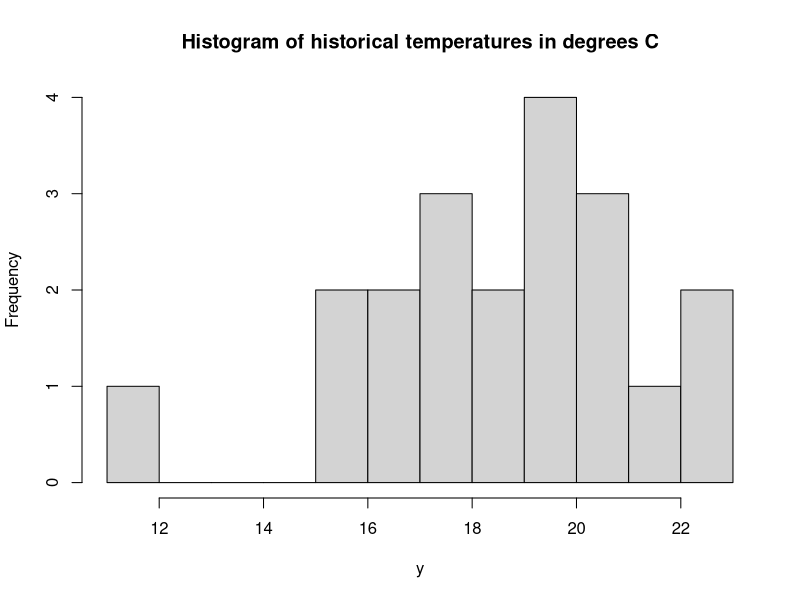
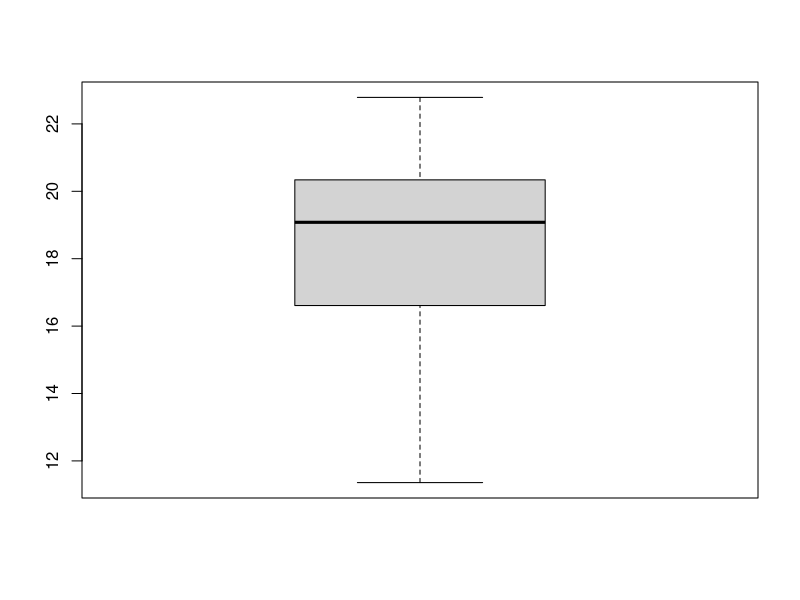
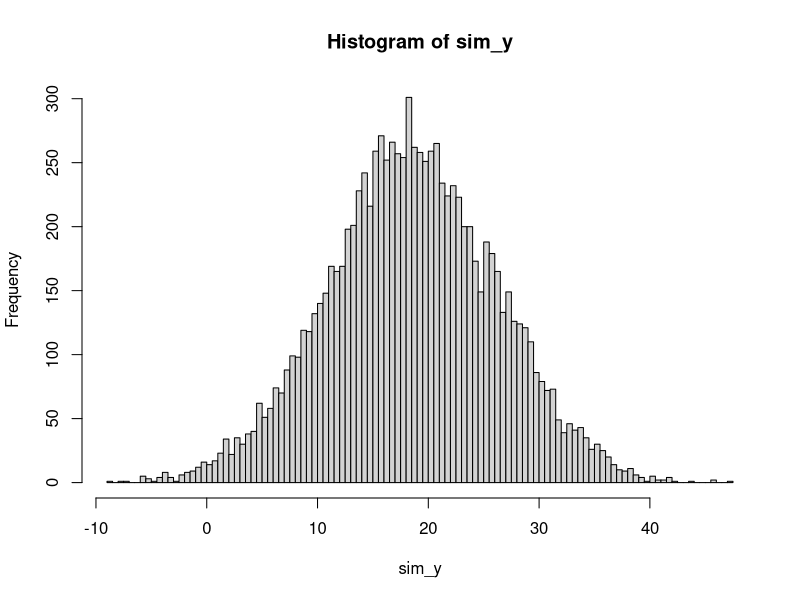
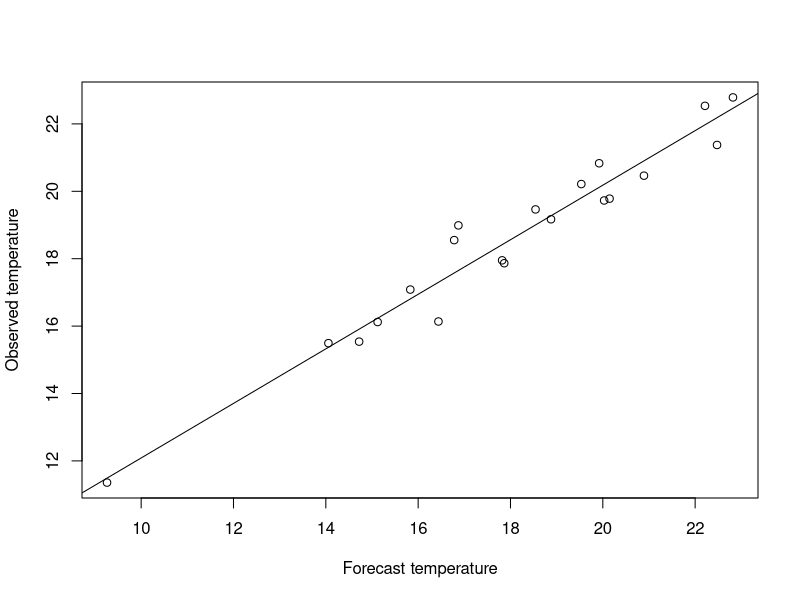
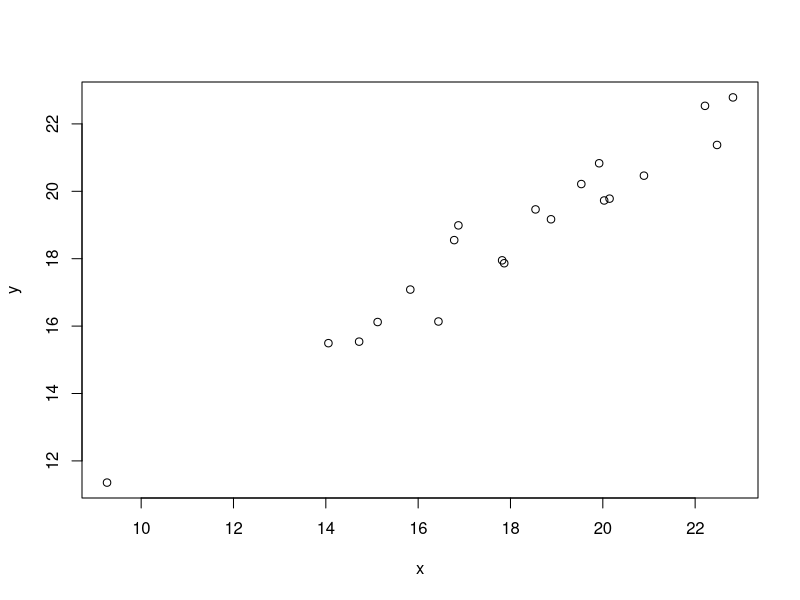

R code for these plots, in order: (Note: this script raises an error after producing the figures.)
## ---- chunk 1

set.seed(1)       # Keeps random data from changing each time the code is run

theta <-  18      # True long-run average temp
sigma  <-  3      # True stnd dev of temp around this mean
n      <- 20      # number of simulated historical data points

y <- rnorm(n,theta,sigma)

hist(y, breaks = 10, main = "Histogram of historical temperatures in degrees C")

## ---- chunk 2
boxplot(y)
## ---- chunk 3

# c0 <- 18     # Threshold temperature for losses
# c1 <- 1000   # Loss per degree above threshold, in dollars
# 
# Loss_fcn <- function(temperature){
#   for(i in 1:length(temperature)){
#     c1*(temperature[i] - c0)
#   }
# }
# 
# losses <- Loss_fcn(y)
# 
# hist(losses, breaks = 10, main = "Empirical distribution of losses based on historically observed temps")

## ---- chunk 4

theta_hat <- mean(y)         # Sample mean

epsilon_hat <- y-theta_hat   # Model residuals

ssr <- sum(epsilon_hat^2)    # Sum of squared residuals

sigma_hat <- ssr/(n-1)       # Estimated standard error

print(theta_hat)

print(sigma_hat)

## ---- chunk 5

sim_y <- rnorm(10000, theta_hat, sigma_hat)

hist(sim_y, breaks = 100)

## ---- chunk 6
forecast_bias <- -0.5
forecast_std_error <- 1

forecast_errors <- rnorm(n,mean = forecast_bias,sd = forecast_std_error)

x <- y + forecast_errors

linear_model <- lm(y~x)

plot(x,y, xlab = "Forecast temperature", ylab = "Observed temperature")
abline(linear_model)
## ---- chunk 7


plot(x,y)


## ---- chunk 8
library(MASS)


Sigma <- matrix(c(10,3,3,2),2,2)
Sigma
var(mvrnorm(n=1000, rep(0, 2), Sigma))
var(mvrnorm(n=1000, rep(0, 2), Sigma, empirical = TRUE))
## ---- chunk 9
library(MASS)     # Load packages for working with multivariate normal distributions

set.seed(1)       # Keep random data from changing each time the code is run

# Variables
# y : temperature on March 17
# x : covariate, e.g., forecast of temp on Mar 17

theta <- 18



x <- rnorm(N, mean=theta, sd=sigma_x)

Theta <-  c(0,18)      # True long-run average
Sigma  <-  3      # True stnd dev of temp around this mean
N      <- 40      # number of simulated historical data points

y <- rnorm(n,theta,sigma)

hist(y, breaks = 10, main = "Histogram of historical temperatures in degrees C")

